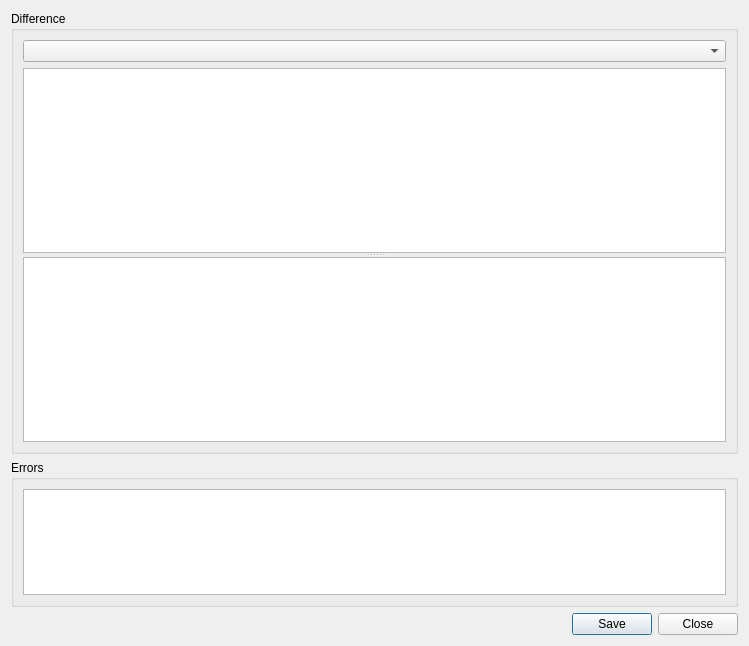
<?xml version="1.0" encoding="UTF-8"?>
<ui version="4.0">
 <class>GitDiffDialog</class>
 <widget class="QWidget" name="GitDiffDialog">
  <property name="geometry">
   <rect>
    <x>0</x>
    <y>0</y>
    <width>749</width>
    <height>646</height>
   </rect>
  </property>
  <property name="windowTitle">
   <string>Git Diff</string>
  </property>
  <layout class="QVBoxLayout" name="verticalLayout_2">
   <item>
    <widget class="QGroupBox" name="contentsGroup">
     <property name="sizePolicy">
      <sizepolicy hsizetype="Preferred" vsizetype="Preferred">
       <horstretch>0</horstretch>
       <verstretch>3</verstretch>
      </sizepolicy>
     </property>
     <property name="title">
      <string>Difference</string>
     </property>
     <layout class="QVBoxLayout" name="verticalLayout">
      <item>
       <widget class="QComboBox" name="filesCombo"/>
      </item>
      <item>
       <widget class="QSplitter" name="splitter">
        <property name="orientation">
         <enum>Qt::Vertical</enum>
        </property>
        <widget class="QTextEdit" name="contents">
         <property name="whatsThis">
          <string>&lt;b&gt;Git Diff&lt;/b&gt;&lt;p&gt;This shows the output of the git diff command.&lt;/p&gt;</string>
         </property>
         <property name="lineWrapMode">
          <enum>QTextEdit::NoWrap</enum>
         </property>
         <property name="readOnly">
          <bool>true</bool>
         </property>
         <property name="tabStopWidth">
          <number>8</number>
         </property>
         <property name="acceptRichText">
          <bool>false</bool>
         </property>
        </widget>
        <widget class="QTextEdit" name="contents2">
         <property name="whatsThis">
          <string>&lt;b&gt;Git Diff&lt;/b&gt;&lt;p&gt;This shows the output of the git diff command (stage to repo) if the dialog was asked to show separate diffs.&lt;/p&gt;</string>
         </property>
         <property name="lineWrapMode">
          <enum>QTextEdit::NoWrap</enum>
         </property>
         <property name="readOnly">
          <bool>true</bool>
         </property>
         <property name="tabStopWidth">
          <number>8</number>
         </property>
         <property name="acceptRichText">
          <bool>false</bool>
         </property>
        </widget>
       </widget>
      </item>
     </layout>
    </widget>
   </item>
   <item>
    <widget class="QGroupBox" name="errorGroup">
     <property name="sizePolicy">
      <sizepolicy hsizetype="Preferred" vsizetype="Expanding">
       <horstretch>0</horstretch>
       <verstretch>1</verstretch>
      </sizepolicy>
     </property>
     <property name="title">
      <string>Errors</string>
     </property>
     <layout class="QVBoxLayout">
      <item>
       <widget class="QTextEdit" name="errors">
        <property name="readOnly">
         <bool>true</bool>
        </property>
        <property name="acceptRichText">
         <bool>false</bool>
        </property>
       </widget>
      </item>
     </layout>
    </widget>
   </item>
   <item>
    <widget class="QDialogButtonBox" name="buttonBox">
     <property name="orientation">
      <enum>Qt::Horizontal</enum>
     </property>
     <property name="standardButtons">
      <set>QDialogButtonBox::Close|QDialogButtonBox::Save</set>
     </property>
    </widget>
   </item>
  </layout>
 </widget>
 <tabstops>
  <tabstop>filesCombo</tabstop>
  <tabstop>contents</tabstop>
  <tabstop>contents2</tabstop>
  <tabstop>errors</tabstop>
 </tabstops>
 <resources/>
 <connections>
  <connection>
   <sender>buttonBox</sender>
   <signal>rejected()</signal>
   <receiver>GitDiffDialog</receiver>
   <slot>close()</slot>
   <hints>
    <hint type="sourcelabel">
     <x>197</x>
     <y>624</y>
    </hint>
    <hint type="destinationlabel">
     <x>201</x>
     <y>645</y>
    </hint>
   </hints>
  </connection>
 </connections>
</ui>
